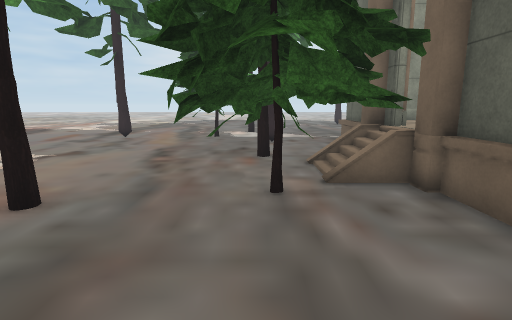
View 1 (above)

14 first-person views from a walk through a scene from a Unity 3-D project. The camera is 1.5 m above the floor, tilts 10° down and sees 80° across. The floor is counted in squares, 1 m on a side. Each view is taken from the middle of a square. On the plan, view 1 faces up. The plan holds only what a view shows up to about 15 squares ahead; the rest is blank. The place goes on beyond the plan. The player is left out. Door leaves are left out, so doorways stand open. Some surface patterns are stand-ins.

View 2
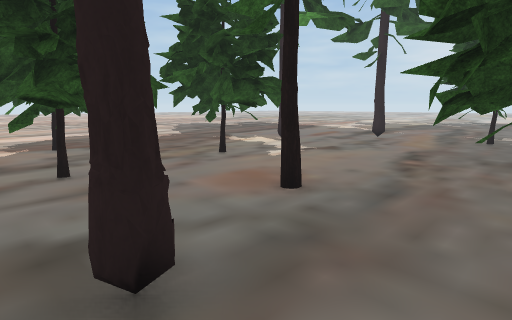

View 3
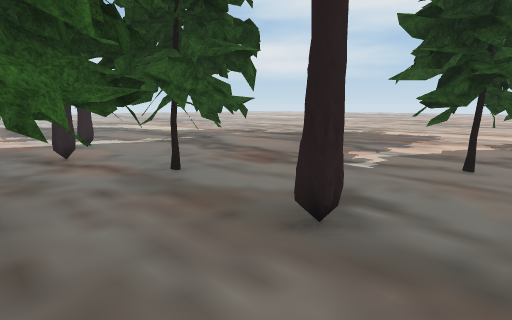

View 4
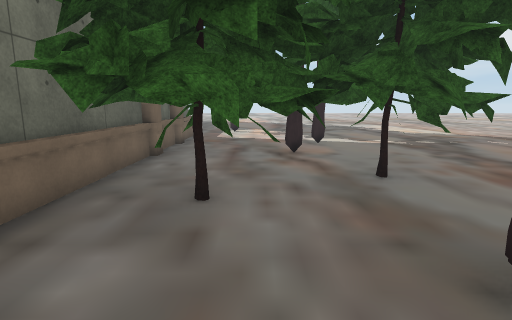

View 5
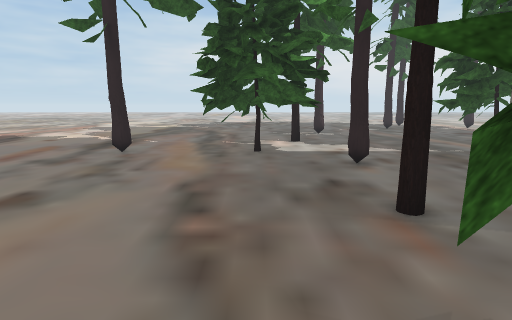

View 6
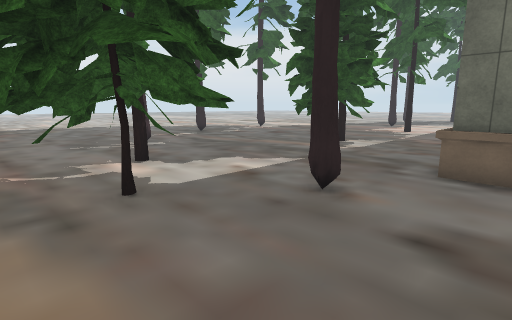

View 7
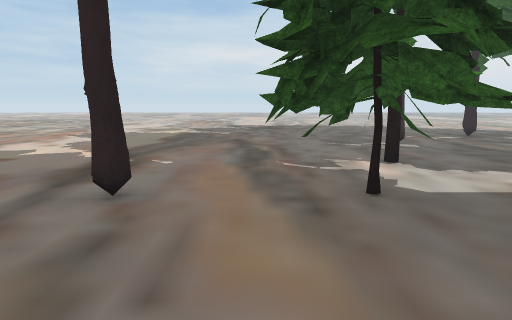

View 8
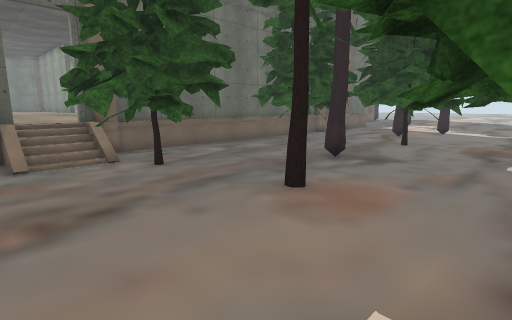

View 9
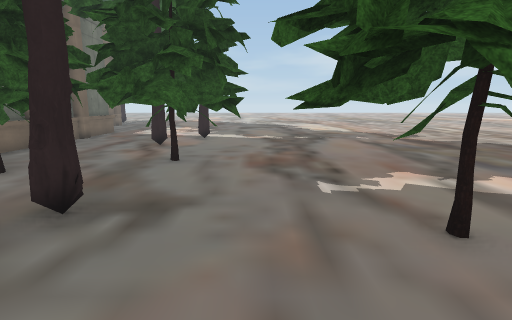

View 10
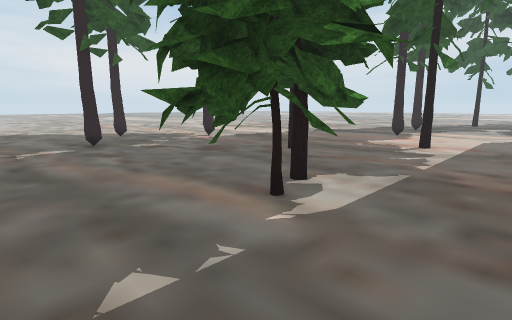

View 11
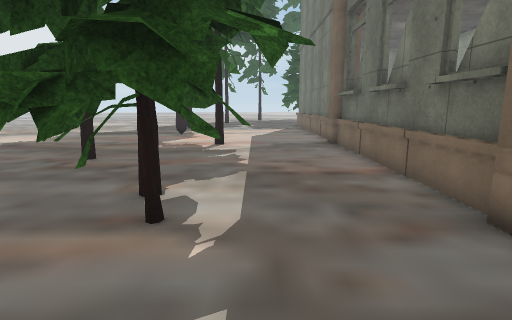

View 12
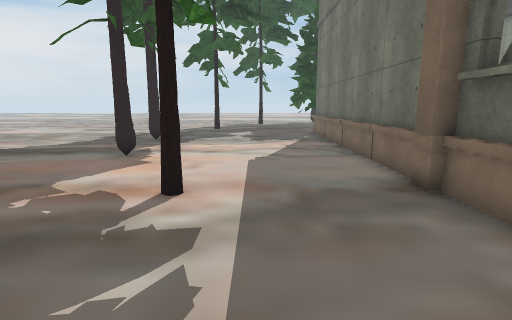

View 13
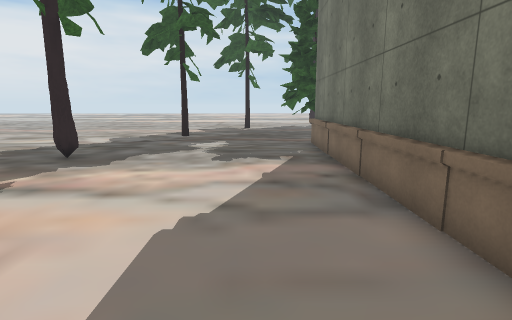

View 14
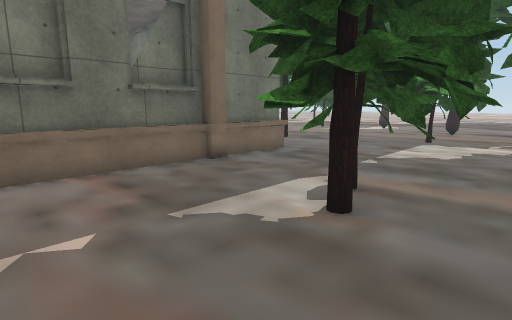

### Floor plan
Key: @ floor where view 1 was taken; # wall or solid block; x gap in a wall; . floor; D closed door; = window, fence, low wall or low ledge; T thing the floor can be seen under or through.
Columns run from 7 left of view 1 to 30 right of it. Each row starts with its distance up from view 1.
 20 ...............................x......
 19 ..........................#...........
 18 .......#.....###......................
 17 .....TT.....####......................
 16 ...TTT......####......................
 15 x..TTTTT.....##.......................
 14 ....TT................................
 13 ........#.............................
 12 ...........########################...
 11 ..........###
 10 ..........#
  9 .......#..#
  8 #........=#
  7 .......TTTD
  6 ##....TTT
  5 ......TTTT#
  4 ..........#
  3 ##........#
  2 ##........#
  1 ##...#....#
  0 #......@###
 -1 ......TTT
 -2 ....TxTTTT#
 -3 ...TT.T T.#
 -4 ... TTT...#
 -5 ..........#
 -6 ..........#
 -7 ......#...#
 -8 ..........#
 -9 ..........#

Where each view was taken, in squares from view 1:
view 1: 0 up, 0 right, facing up
view 2: 0 up, 0 right, facing up-left
view 3: 3 up, 1 right, facing down-left
view 4: 3 up, 0 right, facing down
view 5: 5 up, 2 left, facing up
view 6: 10 up, 4 left, facing up-right
view 7: 10 up, 4 left, facing up
view 8: 9 up, 7 left, facing down-right
view 9: 5 up, 5 left, facing down
view 10: 13 up, 3 right, facing up-right
view 11: 15 up, 3 right, facing right
view 12: 15 up, 10 right, facing right
view 13: 14 up, 15 right, facing right
view 14: 19 up, 12 right, facing down-left
